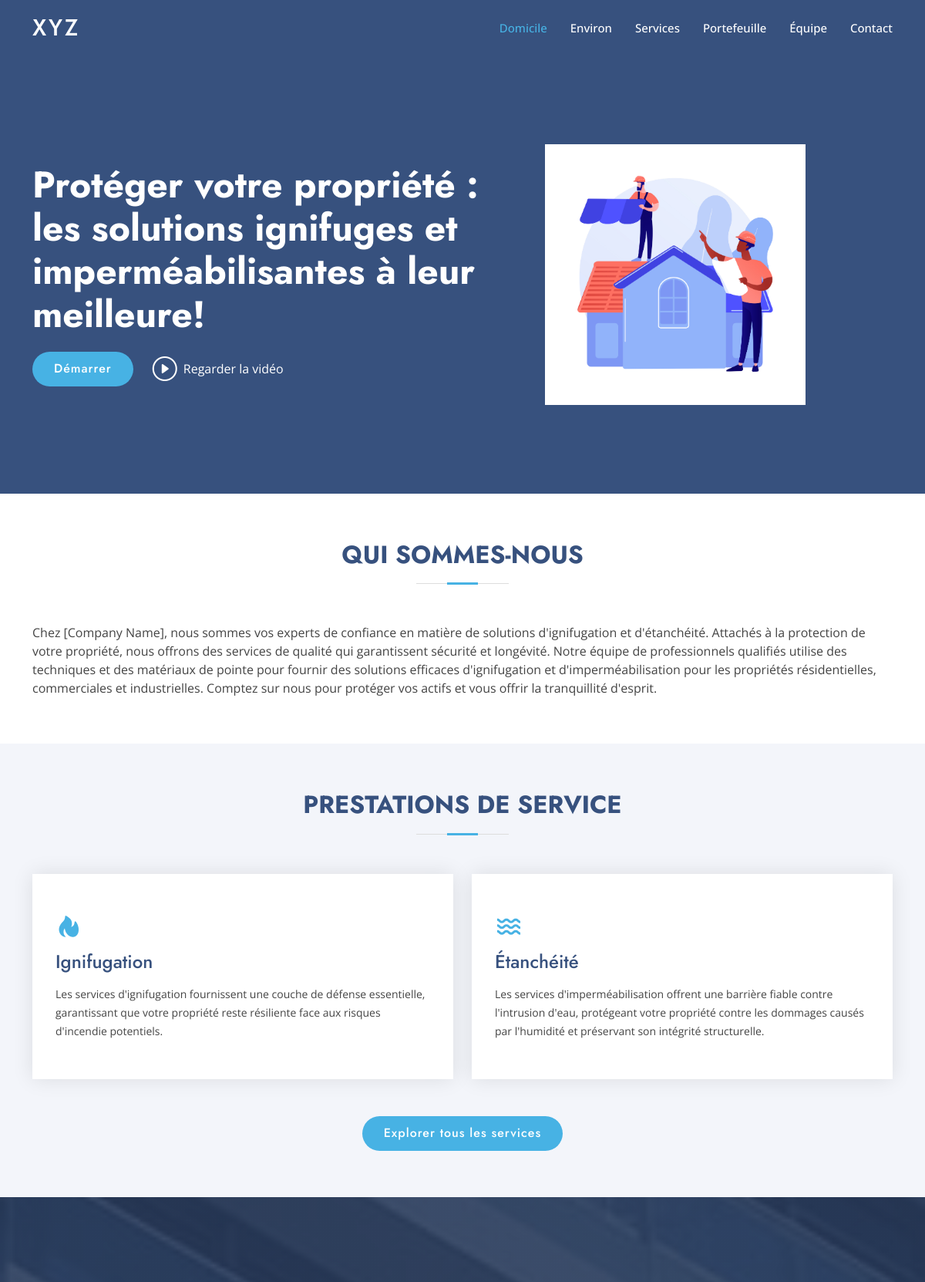
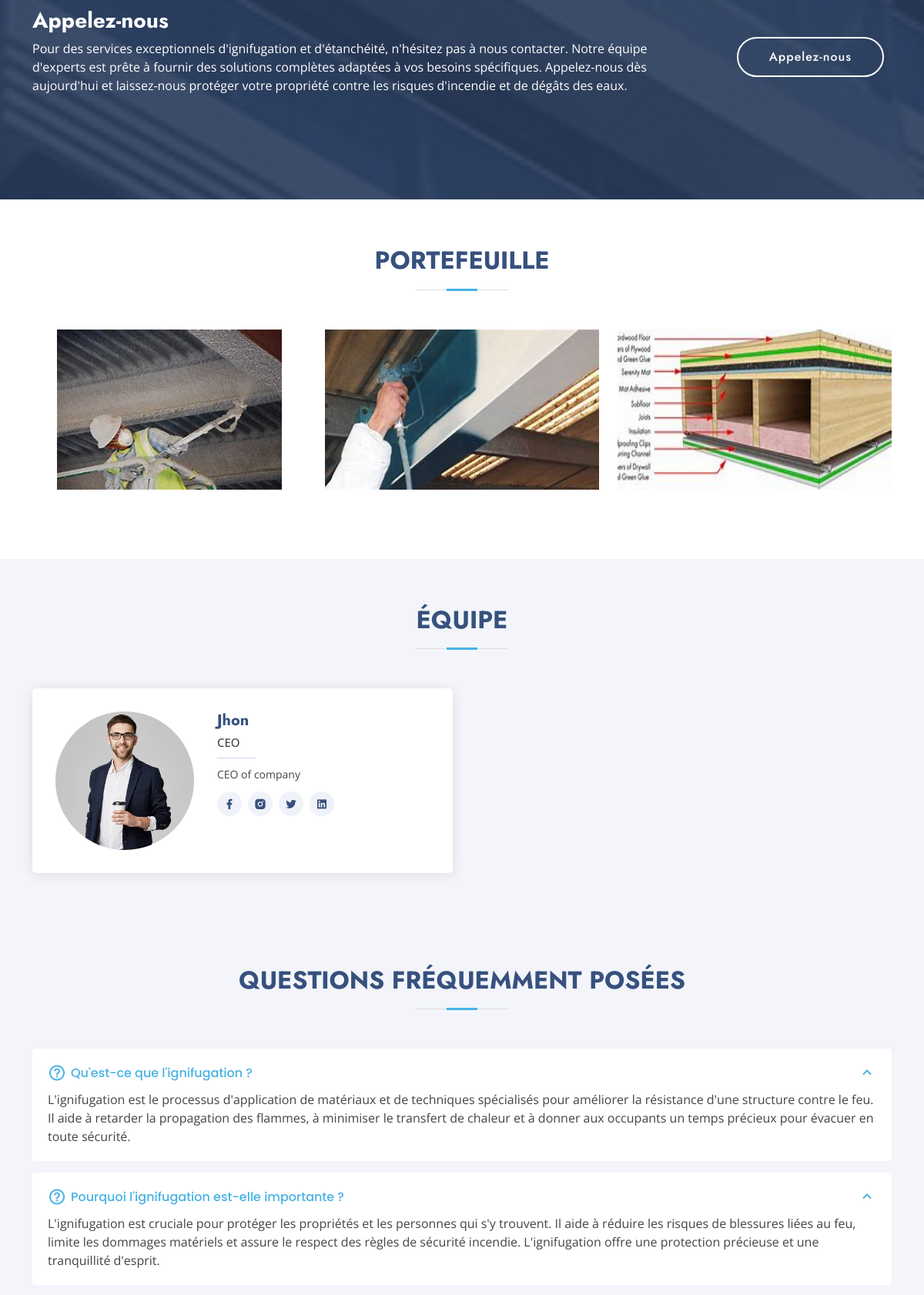
The page / (upper part) on the database its author committed (2 pictures, top to bottom).
### home/models.py (models this page shows, shortened)
class CompanyDetails(models.Model):
    name = models.CharField(max_length=50)
    phone_number = models.PositiveIntegerField()
    address = models.CharField(max_length=300)
    email = models.EmailField()
    twitter_link = models.CharField(max_length=200,default="#")
    facebook_link = models.CharField(max_length=200,default="#")
    instagram_link = models.CharField(max_length=200,default="#")
    linkedin_link = models.CharField(max_length=200,default="#")
    map_link = models.CharField(max_length=500,default="#")

class HeadDetails(models.Model):
    text = models.CharField(max_length=100)
    video_link = models.CharField(max_length=500,default="#")

class AboutUsText(models.Model):
    text = models.TextField()

class ContactNowText(models.Model):
    text = models.TextField()

class BaseModel(models.Model):
    id = models.AutoField(primary_key=True)
    created_at = models.DateTimeField(auto_now_add=True)
    updated_at = models.DateTimeField(auto_now=True)
    class Meta:
        abstract = True

class Service(BaseModel):
    title = models.CharField(max_length=500)
    description = models.TextField()
    category = models.ForeignKey(
        Category, on_delete=models.CASCADE, related_name='services')
    price = models.PositiveIntegerField()
    unit = models.ForeignKey(Unit, on_delete=models.CASCADE)
    meta_title = models.CharField(max_length=200)
    meta_description = models.CharField(max_length=500)
    advantages = models.ManyToManyField(Advantage)

class Image(BaseModel):
    service = models.ForeignKey(
        Service, on_delete=models.CASCADE, related_name='images')
    image = models.ImageField(upload_to='images/')
    alt_text = models.CharField(max_length=50)

class Member(BaseModel):
    name = models.CharField(max_length=100)
    image = models.ImageField(upload_to='images/')
    position = models.CharField(max_length=100)
    description = models.CharField(max_length=200)

class Social(BaseModel):
    choices = (
        ('facebook', 'ri-facebook-fill'),
        ('twitter', 'ri-twitter-fill'),
        ('instagram', 'ri-instagram-fill'),
        ('linkedin', 'ri-linkedin-box-fill'),
    )
    name = models.CharField(max_length=100)
    icon_class = models.CharField(choices=choices, max_length=100)
    link = models.CharField(max_length=500)
    member = models.ForeignKey(
        Member, on_delete=models.CASCADE, related_name='socials')

class FAQ(BaseModel):
    question = models.TextField()
    answer = models.TextField()

### home/views.py (the view)
# urls.py: path('', index,name='index'),
def index(request):
    services = Service.objects.all()[:3]
    faqs = FAQ.objects.all()
    members = Member.objects.all()
    context = {
        'services': services,
        'faqs': faqs,
        'members': members,
        'head_details': HeadDetails.objects.last(),
        "company_details": CompanyDetails.objects.last(),
        'about_us_text': AboutUsText.objects.last(),
        "services_text": ServicesText.objects.last(),
        "contact_now_text": ContactNowText.objects.last(),
        'contact_text': ContactText.objects.last()
    }
    return render(request, 'home/index.html', context)

### templates/home/index.html (shortened to what this page needs)
{% extends 'home/base.html' %}
{% load static %}
{% block body %}
<section id="hero" class="d-flex align-items-center">
    <div class="container">
        <div class="row">
            <div class="col-lg-7 d-flex flex-column justify-content-center pt-4 pt-lg-0 order-2 order-lg-1"
                data-aos="fade-up" data-aos-delay="200">
                <h1>{{head_details.text}}</h1>
                <div class="d-flex justify-content-center justify-content-lg-start">
                    <a href="{% url 'services' %}" class="btn-get-started scrollto">Démarrer</a>
                    <a href="{{head_details.video_link}}" class="glightbox btn-watch-video"><i class="bi bi-play-circle"></i><span>Regarder la
                            vidéo</span></a>
                </div>
            </div>
            <div class="col-lg-5 order-1 order-lg-2 hero-img " data-aos="zoom-in" data-aos-delay="200">
                <img src="{% static 'img/home head.jpg' %}" class="img-fluid animated w-75" alt="">
            </div>
        </div>
    </div>
</section>
<main id="main">
    <section id="about" class="about">
        <div class="container" data-aos="fade-up">
            <div class="section-title">
                <h2>QUI SOMMES-NOUS</h2>
            </div>
            <div class="row content">
                 <p>
                    {{about_us_text.text}}
                 </p>
                </div>
            </div>
    </section>
    <section id="services" class="services section-bg">
        <div class="container" data-aos="fade-up">
            <div class="section-title">
                <h2>PRESTATIONS DE SERVICE</h2>
            </div>
            <div class="row">
                <div class="col-xl-6 col-md-6 d-flex align-items-stretch" data-aos="zoom-in" data-aos-delay="100">
                    <div class="icon-box">
                        <div class="icon"><i class='bx bxs-hot'></i></div>
                        <h4><a href="/services?category=Ignifugation">Ignifugation</a></h4>
                        <p>Les services d'ignifugation fournissent une couche de défense essentielle, garantissant que
                            votre propriété reste résiliente face aux risques d'incendie potentiels.</p>
                    </div>
                </div>
                <div class="col-xl-6 col-md-6 d-flex align-items-stretch mt-4 mt-md-0" data-aos="zoom-in"
                    data-aos-delay="200">
                    <div class="icon-box">
                        <div class="icon"><i class='bx bx-water'></i></div>
                        <h4><a href="/services?category=insonorisation">Étanchéité</a></h4>
                        <p>Les services d'imperméabilisation offrent une barrière fiable contre l'intrusion d'eau,
                            protégeant votre propriété contre les dommages causés par l'humidité et préservant son
                            intégrité structurelle.</p>
                    </div>
                </div>
            </div>
            <div class="text-center mt-4">
                <a href="{% url 'services' %}" class="btn-get-started scrollto mt-4 ">Explorer tous les services</a>
            </div>
        </div>
    </section>
    <section id="cta" class="cta">
        <div class="container" data-aos="zoom-in">
            <div class="row">
                <div class="col-lg-9 text-center text-lg-start">
                    <h3>Appelez-nous</h3>
                    <p> {{contact_now_text.text}}</p>
                </div>
                <div class="col-lg-3 cta-btn-container text-center">
                    <a class="cta-btn align-middle" href="#contact">Appelez-nous</a>
                </div>
            </div>
        </div>
    </section>
    <section id="portfolio" class="portfolio">
        <div class="container" data-aos="fade-up">
            <div class="section-title">
                <h2>PORTEFEUILLE</h2>
            </div>
            <div class="row portfolio-container" data-aos="fade-up" data-aos-delay="200">
            {% for service  in services %}
                <div class="col-lg-4 col-md-6 portfolio-item ">
                    <div class="portfolio-img"><img src="{{service.images.first.image.url}}" class="img-fluid" alt="">
                    </div>
                </div>
                {% endfor %}
            </div>
        </div>
    </section>
    <section id="team" class="team section-bg">
        <div class="container" data-aos="fade-up">
            <div class="section-title">
                <h2>ÉQUIPE</h2>
            </div>
            <div class="row">
                <div class="col-lg-6" data-aos="zoom-in" data-aos-delay="100">
                    {% for member in members %}
                    <div class="member d-flex align-items-start">
                        <div class="pic"><img src="{{member.image.url}}" class="img-fluid" alt=""></div>
                        <div class="member-info">
                            <h4>{{member.name|title}}</h4>
                            <span>{{member.position}}</span>
                            <p>{{member.description}}</p>
                            <div class="social">
                                {% for social in member.socials.all %}
                                <a href="{{social.link}}"><i class="{{social.get_icon_class_display}}"></i></a>
                                {% endfor %}
                            </div>
                        </div>
                    </div>
                    {% endfor %}
                </div>
            </div>
        </div>
    </section>
    <section id="faq" class="faq section-bg">
        <div class="container" data-aos="fade-up">
            <div class="section-title">
                <h2>Questions fréquemment posées</h2>
            </div>
            <div class="faq-list">
                <ul>
                    {% for faq in faqs %}
                    <li data-aos="fade-up" data-aos-delay="100">
                        <i class="bx bx-help-circle icon-help"></i> <a data-bs-toggle="collapse" class="collapse"
                            data-bs-target="#faq-list-1">{{faq.question}}<i class="bx bx-chevron-up icon-close"></i></a>
                        <div id="faq-list-1" class="collapse show" data-bs-parent=".faq-list">
                            <p>
                               {{faq.answer}}
                            </p>
                        </div>
                    </li>
                    {% endfor %}
                </ul>
            </div>
        </div>
    </section>
</main>
{% endblock body %}

### templates/home/base.html (shortened to what this page needs)
{% load static %}
<!DOCTYPE html>
<html lang="en">
<head>
  <link href="{% static 'vendor/aos/aos.css' %} " rel="stylesheet">
  <link href="{% static 'vendor/bootstrap/css/bootstrap.min.css' %} " rel="stylesheet">
  <link href="{% static 'vendor/bootstrap-icons/bootstrap-icons.css' %} " rel="stylesheet">
  <link href="{% static 'vendor/boxicons/css/boxicons.min.css' %} " rel="stylesheet">
  <link href="{% static 'vendor/glightbox/css/glightbox.min.css' %} " rel="stylesheet">
  <link href="{% static 'vendor/remixicon/remixicon.css' %}" rel ="stylesheet">
  <link href="{% static 'vendor/swiper/swiper-bundle.min.css' %} " rel="stylesheet">
  <link href="{% static 'css/style.css' %} " rel="stylesheet">
</head>
<body>
  <header id="header" class="fixed-top ">
    <div class="container d-flex align-items-center">
      <h1 class="logo me-auto"><a href="{% url 'index' %}">{{company_details.name}}</a></h1>
      <nav id="navbar" class="navbar">
        <ul>
          <li><a class="nav-link scrollto active" href="{% url 'index' %}">Domicile</a></li>
          <li><a class="nav-link scrollto" href="http://127.0.0.1:8000/#about">Environ</a></li>
          <li><a class="nav-link scrollto" href="http://127.0.0.1:8000/#services">Services</a></li>
          <li><a class="nav-link   scrollto" href="http://127.0.0.1:8000/#portfolio">Portefeuille</a></li>
          <li><a class="nav-link scrollto" href="http://127.0.0.1:8000/#team">Équipe</a></li>
          <li><a class="nav-link scrollto" href="http://127.0.0.1:8000/#contact">Contact</a></li>
        </ul>
      </nav>
    </div>
  </header>
  {% block body %}
  {% endblock body %}
</body>
</html>

### rows shown on the page
CompanyDetails: name "XYZ"
HeadDetails: text "Protéger votre propriété : les solutions ignifuges et imperméabilisantes à leur meilleure!"
AboutUsText: text "Chez [Company Name], nous sommes vos experts de confiance en matière de solutions d'ignifugation et d'étanchéité. Attachés à la protection de votre propriété, nous offrons des services de qualité qui garantissent sécurité et longévité. Notre équipe de professionnels qualifiés utilise des techniques et des matériaux de pointe pour fournir des solutions efficaces d'ignifugation et d'imperméabilisation pour les propriétés résidentielles, commerciales et industrielles. Comptez sur nous pour protéger vos actifs et vous offrir la tranquillité d'esprit."
ContactNowText: text "Pour des services exceptionnels d'ignifugation et d'étanchéité, n'hésitez pas à nous contacter. Notre équipe d'experts est prête à fournir des solutions complètes adaptées à vos besoins spécifiques. Appelez-nous dès aujourd'hui et laissez-nous protéger votre propriété contre les risques d'incendie et de dégâts des eaux."
Service: images.first.image (picture)
Service: images.first.image (picture)
Service: images.first.image (picture)
Member: image (picture), name "Jhon", position "CEO", description "CEO of company"
FAQ: question "Qu'est-ce que l'ignifugation ?", answer "L'ignifugation est le processus d'application de matériaux et de techniques spécialisés pour améliorer la résistance d'une structure contre le feu. Il aide à retarder la propagation des flammes, à minimiser le transfert de chaleur et à donner aux occupants un temps précieux pour évacuer en toute sécurité."
FAQ: question "Pourquoi l'ignifugation est-elle importante ?", answer "L'ignifugation est cruciale pour protéger les propriétés et les personnes qui s'y trouvent. Il aide à réduire les risques de blessures liées au feu, limite les dommages matériels et assure le respect des règles de sécurité incendie. L'ignifugation offre une protection précieuse et une tranquillité d'esprit."
